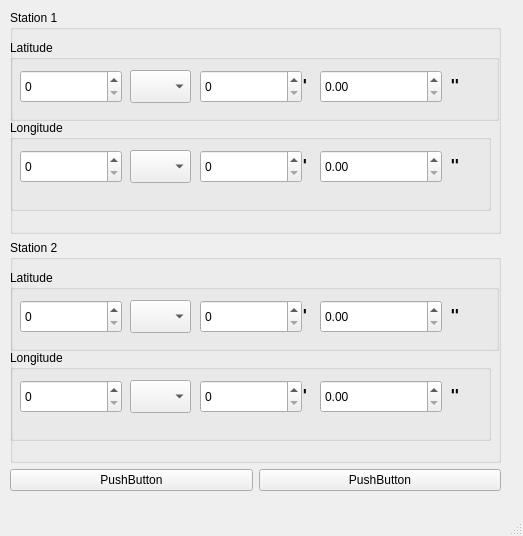
<?xml version="1.0" encoding="UTF-8"?>
<ui version="4.0">
 <class>MainWindow</class>
 <widget class="QMainWindow" name="MainWindow">
  <property name="geometry">
   <rect>
    <x>0</x>
    <y>0</y>
    <width>523</width>
    <height>536</height>
   </rect>
  </property>
  <property name="windowTitle">
   <string>Elevation Profile Catcher</string>
  </property>
  <widget class="QWidget" name="centralwidget">
   <widget class="QWidget" name="verticalLayoutWidget">
    <property name="geometry">
     <rect>
      <x>10</x>
      <y>10</y>
      <width>491</width>
      <height>481</height>
     </rect>
    </property>
    <layout class="QVBoxLayout" name="Layout_main" stretch="3,3,1">
     <item>
      <widget class="QGroupBox" name="groupBox_3">
       <property name="styleSheet">
        <string notr="true">border-color: rgb(32, 32, 32);</string>
       </property>
       <property name="title">
        <string>Station 1</string>
       </property>
       <widget class="QGroupBox" name="groupBox">
        <property name="geometry">
         <rect>
          <x>0</x>
          <y>30</y>
          <width>489</width>
          <height>81</height>
         </rect>
        </property>
        <property name="title">
         <string>Latitude</string>
        </property>
        <widget class="QSpinBox" name="spinBox">
         <property name="geometry">
          <rect>
           <x>10</x>
           <y>30</y>
           <width>102</width>
           <height>33</height>
          </rect>
         </property>
        </widget>
        <widget class="QSpinBox" name="spinBox_2">
         <property name="geometry">
          <rect>
           <x>190</x>
           <y>30</y>
           <width>102</width>
           <height>33</height>
          </rect>
         </property>
        </widget>
        <widget class="QDoubleSpinBox" name="doubleSpinBox">
         <property name="geometry">
          <rect>
           <x>310</x>
           <y>30</y>
           <width>122</width>
           <height>33</height>
          </rect>
         </property>
        </widget>
        <widget class="QComboBox" name="comboBox">
         <property name="geometry">
          <rect>
           <x>120</x>
           <y>30</y>
           <width>61</width>
           <height>33</height>
          </rect>
         </property>
         <property name="currentText">
          <string/>
         </property>
         <property name="currentIndex">
          <number>-1</number>
         </property>
        </widget>
        <widget class="QLabel" name="label">
         <property name="geometry">
          <rect>
           <x>290</x>
           <y>30</y>
           <width>21</width>
           <height>31</height>
          </rect>
         </property>
         <property name="font">
          <font>
           <family>DejaVu Sans Mono</family>
           <pointsize>12</pointsize>
           <weight>75</weight>
           <bold>true</bold>
          </font>
         </property>
         <property name="text">
          <string>'</string>
         </property>
        </widget>
        <widget class="QLabel" name="label_2">
         <property name="geometry">
          <rect>
           <x>440</x>
           <y>30</y>
           <width>21</width>
           <height>31</height>
          </rect>
         </property>
         <property name="font">
          <font>
           <family>DejaVu Sans Mono</family>
           <pointsize>12</pointsize>
           <weight>75</weight>
           <bold>true</bold>
          </font>
         </property>
         <property name="text">
          <string>&quot;</string>
         </property>
        </widget>
       </widget>
       <widget class="QGroupBox" name="groupBox_2">
        <property name="geometry">
         <rect>
          <x>0</x>
          <y>110</y>
          <width>481</width>
          <height>91</height>
         </rect>
        </property>
        <property name="title">
         <string>Longitude</string>
        </property>
        <widget class="QSpinBox" name="spinBox_3">
         <property name="geometry">
          <rect>
           <x>10</x>
           <y>30</y>
           <width>102</width>
           <height>33</height>
          </rect>
         </property>
        </widget>
        <widget class="QSpinBox" name="spinBox_4">
         <property name="geometry">
          <rect>
           <x>190</x>
           <y>30</y>
           <width>102</width>
           <height>33</height>
          </rect>
         </property>
        </widget>
        <widget class="QDoubleSpinBox" name="doubleSpinBox_2">
         <property name="geometry">
          <rect>
           <x>310</x>
           <y>30</y>
           <width>122</width>
           <height>33</height>
          </rect>
         </property>
        </widget>
        <widget class="QComboBox" name="comboBox_2">
         <property name="geometry">
          <rect>
           <x>120</x>
           <y>30</y>
           <width>61</width>
           <height>33</height>
          </rect>
         </property>
         <property name="currentText">
          <string/>
         </property>
         <property name="currentIndex">
          <number>-1</number>
         </property>
        </widget>
        <widget class="QLabel" name="label_3">
         <property name="geometry">
          <rect>
           <x>290</x>
           <y>30</y>
           <width>21</width>
           <height>31</height>
          </rect>
         </property>
         <property name="font">
          <font>
           <family>DejaVu Sans Mono</family>
           <pointsize>12</pointsize>
           <weight>75</weight>
           <bold>true</bold>
          </font>
         </property>
         <property name="text">
          <string>'</string>
         </property>
        </widget>
        <widget class="QLabel" name="label_4">
         <property name="geometry">
          <rect>
           <x>440</x>
           <y>30</y>
           <width>21</width>
           <height>31</height>
          </rect>
         </property>
         <property name="font">
          <font>
           <family>DejaVu Sans Mono</family>
           <pointsize>12</pointsize>
           <weight>75</weight>
           <bold>true</bold>
          </font>
         </property>
         <property name="text">
          <string>&quot;</string>
         </property>
        </widget>
       </widget>
      </widget>
     </item>
     <item>
      <widget class="QGroupBox" name="groupBox_4">
       <property name="title">
        <string>Station 2</string>
       </property>
       <widget class="QGroupBox" name="groupBox_5">
        <property name="geometry">
         <rect>
          <x>0</x>
          <y>30</y>
          <width>489</width>
          <height>81</height>
         </rect>
        </property>
        <property name="title">
         <string>Latitude</string>
        </property>
        <widget class="QSpinBox" name="spinBox_5">
         <property name="geometry">
          <rect>
           <x>10</x>
           <y>30</y>
           <width>102</width>
           <height>33</height>
          </rect>
         </property>
        </widget>
        <widget class="QSpinBox" name="spinBox_6">
         <property name="geometry">
          <rect>
           <x>190</x>
           <y>30</y>
           <width>102</width>
           <height>33</height>
          </rect>
         </property>
        </widget>
        <widget class="QDoubleSpinBox" name="doubleSpinBox_3">
         <property name="geometry">
          <rect>
           <x>310</x>
           <y>30</y>
           <width>122</width>
           <height>33</height>
          </rect>
         </property>
        </widget>
        <widget class="QComboBox" name="comboBox_3">
         <property name="geometry">
          <rect>
           <x>120</x>
           <y>30</y>
           <width>61</width>
           <height>33</height>
          </rect>
         </property>
         <property name="currentText">
          <string/>
         </property>
         <property name="currentIndex">
          <number>-1</number>
         </property>
        </widget>
        <widget class="QLabel" name="label_5">
         <property name="geometry">
          <rect>
           <x>290</x>
           <y>30</y>
           <width>21</width>
           <height>31</height>
          </rect>
         </property>
         <property name="font">
          <font>
           <family>DejaVu Sans Mono</family>
           <pointsize>12</pointsize>
           <weight>75</weight>
           <bold>true</bold>
          </font>
         </property>
         <property name="text">
          <string>'</string>
         </property>
        </widget>
        <widget class="QLabel" name="label_6">
         <property name="geometry">
          <rect>
           <x>440</x>
           <y>30</y>
           <width>21</width>
           <height>31</height>
          </rect>
         </property>
         <property name="font">
          <font>
           <family>DejaVu Sans Mono</family>
           <pointsize>12</pointsize>
           <weight>75</weight>
           <bold>true</bold>
          </font>
         </property>
         <property name="text">
          <string>&quot;</string>
         </property>
        </widget>
       </widget>
       <widget class="QGroupBox" name="groupBox_6">
        <property name="geometry">
         <rect>
          <x>0</x>
          <y>110</y>
          <width>481</width>
          <height>91</height>
         </rect>
        </property>
        <property name="title">
         <string>Longitude</string>
        </property>
        <widget class="QSpinBox" name="spinBox_7">
         <property name="geometry">
          <rect>
           <x>10</x>
           <y>30</y>
           <width>102</width>
           <height>33</height>
          </rect>
         </property>
        </widget>
        <widget class="QSpinBox" name="spinBox_8">
         <property name="geometry">
          <rect>
           <x>190</x>
           <y>30</y>
           <width>102</width>
           <height>33</height>
          </rect>
         </property>
        </widget>
        <widget class="QDoubleSpinBox" name="doubleSpinBox_4">
         <property name="geometry">
          <rect>
           <x>310</x>
           <y>30</y>
           <width>122</width>
           <height>33</height>
          </rect>
         </property>
        </widget>
        <widget class="QComboBox" name="comboBox_4">
         <property name="geometry">
          <rect>
           <x>120</x>
           <y>30</y>
           <width>61</width>
           <height>33</height>
          </rect>
         </property>
         <property name="currentText">
          <string/>
         </property>
         <property name="currentIndex">
          <number>-1</number>
         </property>
        </widget>
        <widget class="QLabel" name="label_7">
         <property name="geometry">
          <rect>
           <x>290</x>
           <y>30</y>
           <width>21</width>
           <height>31</height>
          </rect>
         </property>
         <property name="font">
          <font>
           <family>DejaVu Sans Mono</family>
           <pointsize>12</pointsize>
           <weight>75</weight>
           <bold>true</bold>
          </font>
         </property>
         <property name="text">
          <string>'</string>
         </property>
        </widget>
        <widget class="QLabel" name="label_8">
         <property name="geometry">
          <rect>
           <x>440</x>
           <y>30</y>
           <width>21</width>
           <height>31</height>
          </rect>
         </property>
         <property name="font">
          <font>
           <family>DejaVu Sans Mono</family>
           <pointsize>12</pointsize>
           <weight>75</weight>
           <bold>true</bold>
          </font>
         </property>
         <property name="text">
          <string>&quot;</string>
         </property>
        </widget>
       </widget>
      </widget>
     </item>
     <item>
      <layout class="QHBoxLayout" name="horizontalLayout">
       <item>
        <widget class="QPushButton" name="pushButton">
         <property name="text">
          <string>PushButton</string>
         </property>
        </widget>
       </item>
       <item>
        <widget class="QPushButton" name="pushButton_2">
         <property name="text">
          <string>PushButton</string>
         </property>
        </widget>
       </item>
      </layout>
     </item>
    </layout>
   </widget>
  </widget>
  <widget class="QMenuBar" name="menubar">
   <property name="geometry">
    <rect>
     <x>0</x>
     <y>0</y>
     <width>523</width>
     <height>25</height>
    </rect>
   </property>
  </widget>
  <widget class="QStatusBar" name="statusbar"/>
 </widget>
 <resources/>
 <connections/>
</ui>
